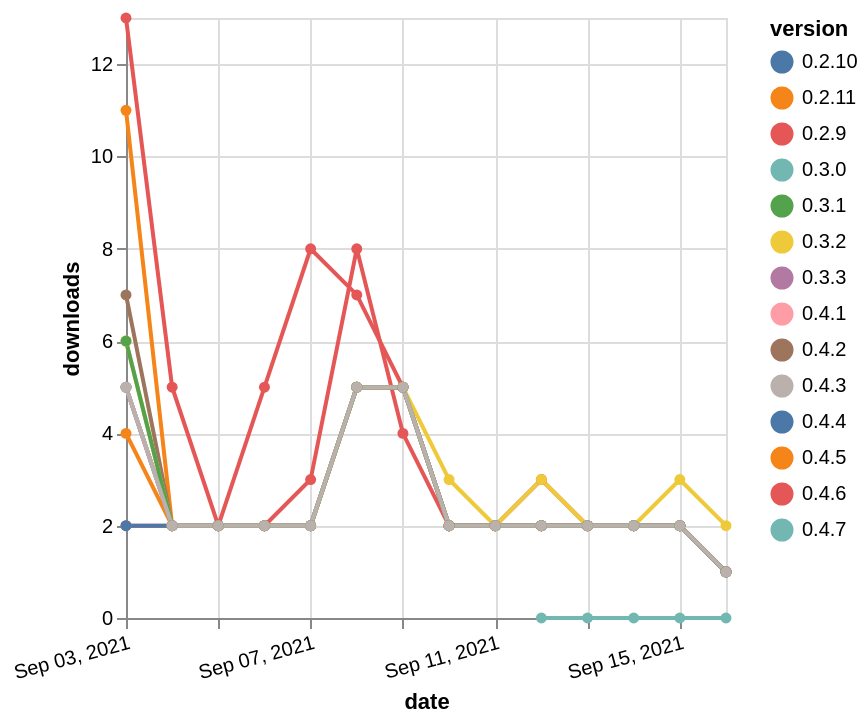

Describe this chart as a Vega-Lite specification.
### Vega-Lite specification from a JSON file in a GitHub repository (floating-point values rounded to 4 significant figures; data arrays with more than 128 entries replaced by an {"elided": "..."} marker saying what was removed)
{"$schema": "https://vega.github.io/schema/vega-lite/v5.json", "description": "A simple bar chart with embedded data.", "data": {"values": {"elided": "187 records"}}, "width": "container", "mark": {"type": "line", "point": {"filled": true}}, "encoding": {"x": {"field": "date", "type": "temporal", "timeUnit": "yearmonthdate", "title": "date", "axis": {"labelAngle": -15}}, "y": {"field": "delta", "type": "quantitative", "title": "downloads"}, "color": {"field": "version", "type": "nominal"}, "tooltip": {"field": "delta"}}}
